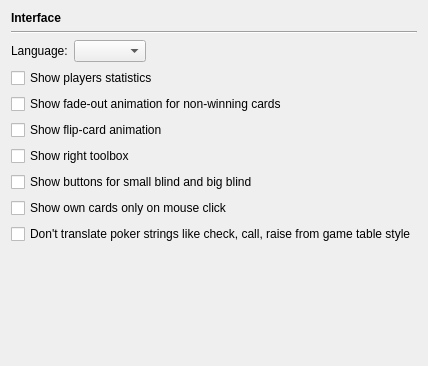
       <widget class="QWidget" name="page">
        <layout class="QGridLayout" name="gridLayout_8">
         <item row="0" column="0">
          <widget class="QLabel" name="label_19">
           <property name="styleSheet">
            <string notr="true">QLabel { font-weight: bold;  }</string>
           </property>
           <property name="text">
            <string>Interface</string>
           </property>
          </widget>
         </item>
         <item row="1" column="0">
          <widget class="Line" name="line_6">
           <property name="orientation">
            <enum>Qt::Horizontal</enum>
           </property>
          </widget>
         </item>
         <item row="2" column="0">
          <layout class="QHBoxLayout">
           <item>
            <widget class="QLabel" name="label_14">
             <property name="text">
              <string>Language:</string>
             </property>
             <property name="buddy">
              <cstring>comboBox_switchLanguage</cstring>
             </property>
            </widget>
           </item>
           <item>
            <widget class="QComboBox" name="comboBox_switchLanguage"/>
           </item>
           <item>
            <spacer>
             <property name="orientation">
              <enum>Qt::Horizontal</enum>
             </property>
             <property name="sizeHint" stdset="0">
              <size>
               <width>40</width>
               <height>20</height>
              </size>
             </property>
            </spacer>
           </item>
          </layout>
         </item>
         <item row="4" column="0">
          <layout class="QGridLayout" name="gridLayout_7">
           <item row="5" column="0" colspan="2">
            <widget class="QCheckBox" name="checkBox_showBlindButtons">
             <property name="text">
              <string>Show buttons for small blind and big blind</string>
             </property>
            </widget>
           </item>
           <item row="2" column="0" colspan="2">
            <widget class="QCheckBox" name="checkBox_showFadeOutCardsAnimation">
             <property name="text">
              <string>Show fade-out animation for non-winning cards</string>
             </property>
            </widget>
           </item>
           <item row="7" column="0" colspan="2">
            <widget class="QCheckBox" name="checkBox_dontTranslatePokerStrings">
             <property name="text">
              <string>Don't translate poker strings like check, call, raise from game table style</string>
             </property>
            </widget>
           </item>
           <item row="6" column="0" colspan="2">
            <widget class="QCheckBox" name="checkBox_antiPeekMode">
             <property name="text">
              <string>Show own cards only on mouse click</string>
             </property>
            </widget>
           </item>
           <item row="3" column="0" colspan="2">
            <widget class="QCheckBox" name="checkBox_showFlipCardsAnimation">
             <property name="text">
              <string>Show flip-card animation</string>
             </property>
            </widget>
           </item>
           <item row="1" column="0">
            <widget class="QCheckBox" name="checkBox_showPlayersStatistics">
             <property name="text">
              <string>Show players statistics</string>
             </property>
            </widget>
           </item>
           <item row="4" column="0">
            <widget class="QCheckBox" name="checkBox_showRightToolbox">
             <property name="text">
              <string>Show right toolbox</string>
             </property>
            </widget>
           </item>
          </layout>
         </item>
         <item row="5" column="0">
          <spacer>
           <property name="orientation">
            <enum>Qt::Vertical</enum>
           </property>
           <property name="sizeHint" stdset="0">
            <size>
             <width>400</width>
             <height>111</height>
            </size>
           </property>
          </spacer>
         </item>
        </layout>
       </widget>
